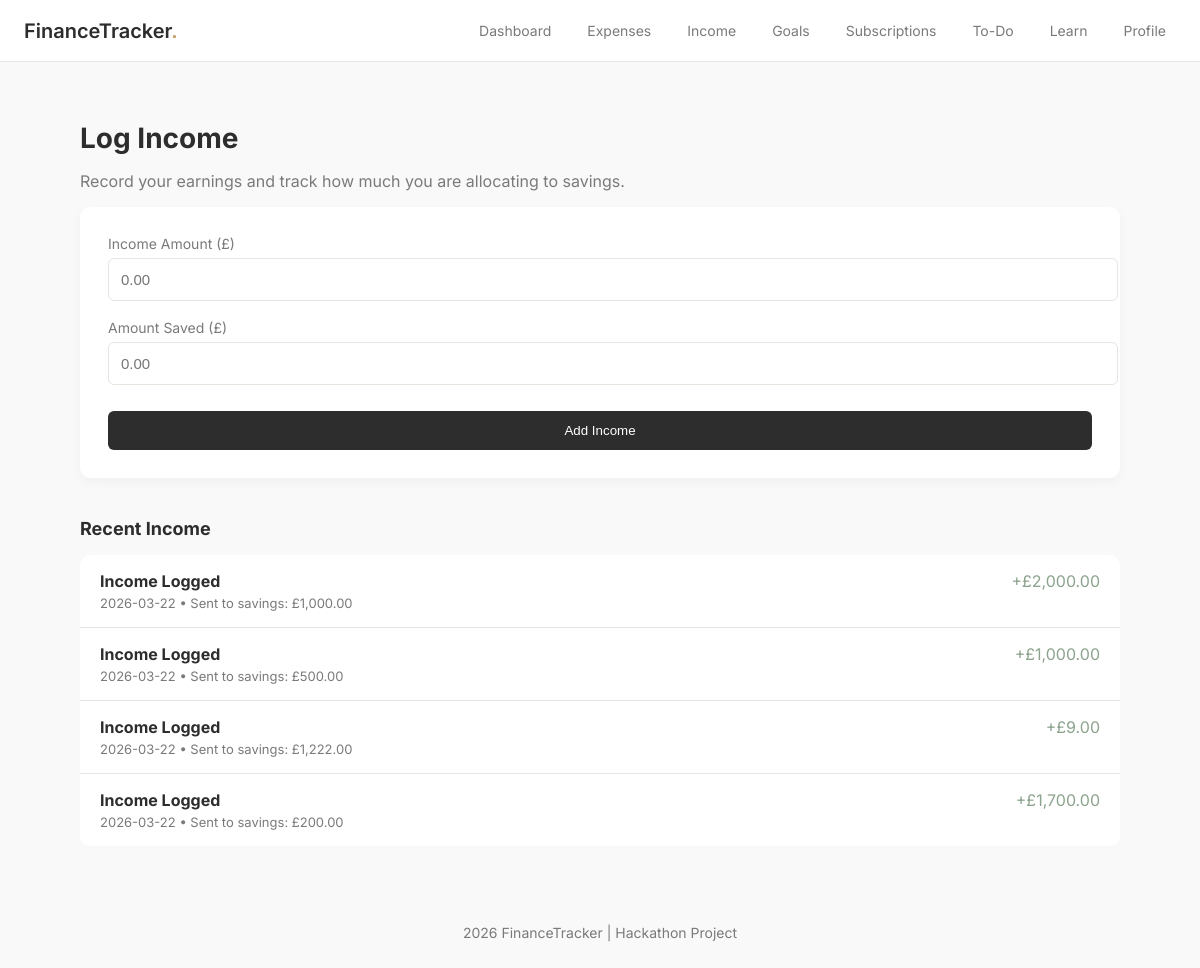
Page /income/oleksii on the earlier database version.
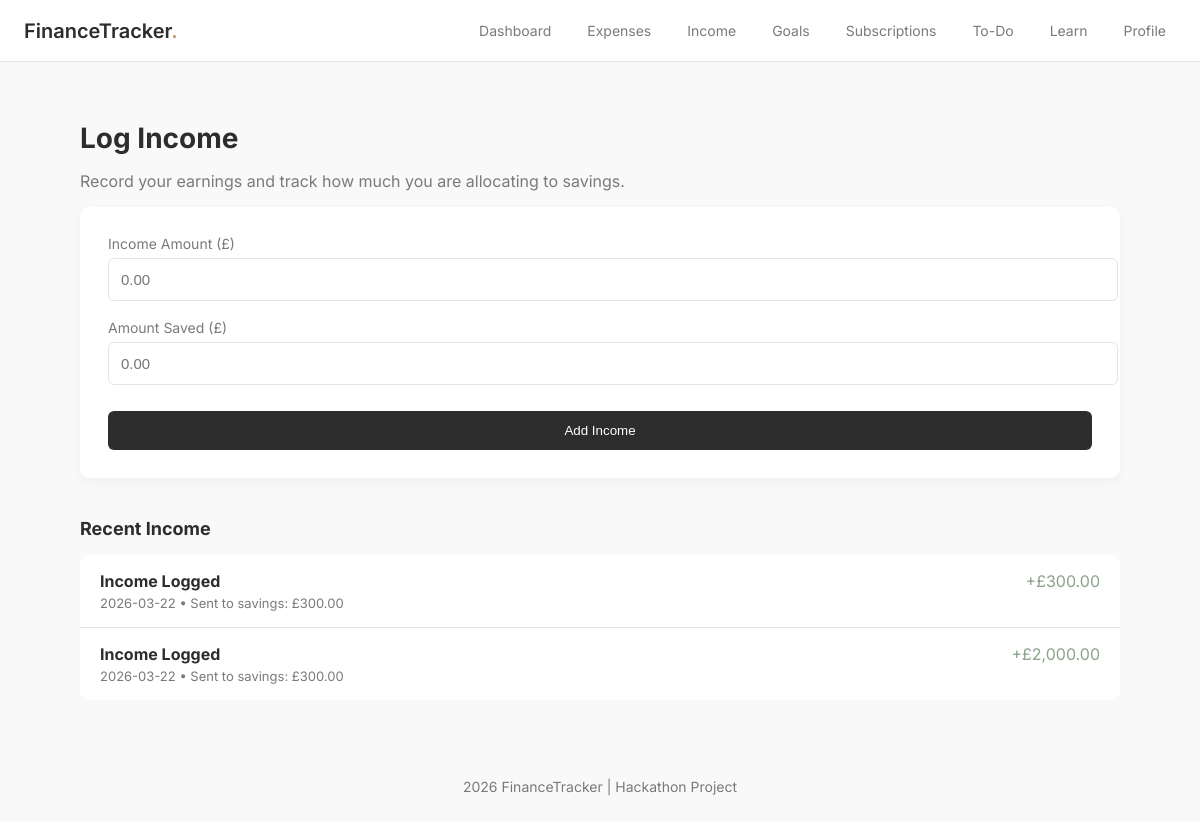
Same page on the later database version.
### tables this page shows
CREATE TABLE income (
        id INTEGER PRIMARY KEY AUTOINCREMENT,
        user_id INTEGER,
        amount REAL,
        saved REAL,
        date TEXT
    );

### app.py (the view, shortened to what this page needs)
@app.route("/income/<username>", methods=["GET", "POST"])
def income(username):
    user_id = get_user_id(username)
    if not user_id:
        return redirect(url_for("index"))
    conn = get_db()
    data = conn.execute(
        "SELECT * FROM income WHERE user_id=? ORDER BY date DESC",
        (user_id,)
    ).fetchall()
    conn.close()
    return render_template("income.html", data=data, username=username)

### app.py (called while the page is built)
def get_db():
    conn = sqlite3.connect(DB)
    conn.row_factory = sqlite3.Row
    return conn

def get_user_id(username):
    conn = get_db()
    user = conn.execute(
        "SELECT id FROM users WHERE username=?",
        (username,)
    ).fetchone()
    conn.close()
    return user["id"] if user else None

@app.context_processor
def inject_user():
    username = request.view_args.get("username") if request.view_args else None
    return dict(current_user=username)

### templates/income.html (shortened to what this page needs)
{% extends "layout.html" %}
{% block navbar %}
    {% include "navbar.html" %}
{% endblock %}
{% block content %}
<div class="container">
    <div class="dashboard-header">
        <h1>Log Income</h1>
        <p>Record your earnings and track how much you are allocating to savings.</p>
    </div>
    <div class="form-card" style="border-top-color: #8CA38D;">
        <form method="POST">
            <div class="form-group">
                <label>Income Amount (£)</label>
                <input type="number" step="0.01" name="amount" class="form-control" placeholder="0.00" required>
            </div>
            <div class="form-group">
                <label>Amount Saved (£)</label>
                <input type="number" step="0.01" name="saved" class="form-control" placeholder="0.00" required>
            </div>
            <button type="submit" class="btn-primary" style="width: 100%; margin-top: 8px;">Add Income</button>
        </form>
    </div>
    <h3 class="section-title">Recent Income</h3>
    <div class="transaction-list">
        {% if data %}
            {% for i in data %}
                <div class="transaction-item">
                    <div class="tx-details">
                        <h4>Income Logged</h4>
                        <p>{{ i.date[:10] }} • Sent to savings: £{{ "{:,.2f}".format(i.saved|float) }}</p>
                    </div>
                    <div class="tx-amount" style="color: #8CA38D;">
                        +£{{ "{:,.2f}".format(i.amount|float) }}
                    </div>
                </div>
            {% endfor %}
        {% else %}
            <div class="empty-state" style="padding: 32px; text-align: center; color: #7A7A7A;">
                No income logged yet. Time to get that bread!
            </div>
        {% endif %}
    </div>
</div>
{% endblock %}

### templates/layout.html (shortened to what this page needs)
<!DOCTYPE html>
<html lang="en">
<head>
    <link rel="stylesheet" href="{{ url_for('static', filename='css/style.css') }}">
</head>
<body>
    {% block navbar %}{% endblock %}
    <main>
        {% block content %}{% endblock %}
    </main>
    {% include "footer.html" %}
</body>
</html>

### templates/navbar.html
<nav class="navbar">
    <div class="nav-left">
        <h2>FinanceTracker</h2>
    </div>
    <div class="nav-right">
        <a href="{{ url_for('dashboard', username=current_user) }}">Dashboard</a>
        <a href="{{ url_for('expenses', username=current_user) }}">Expenses</a>
        <a href="{{ url_for('income', username=current_user) }}">Income</a>
        <a href="{{ url_for('goals', username=current_user) }}">Goals</a>
        <a href="{{ url_for('subscriptions', username=current_user) }}">Subscriptions</a>
        <a href="{{ url_for('todo', username=current_user) }}">To-Do</a>
        <a href="{{ url_for('learn', username=current_user) }}">Learn</a>
        <a href="{{ url_for('profile', username=current_user) }}">Profile</a>
    </div>
</nav>

### templates/footer.html
<footer class="footer">
    <p>2026 FinanceTracker | Hackathon Project</p>
</footer>

### static/css/style.css (style rules this page uses)
body { font-family: 'Inter', -apple-system, BlinkMacSystemFont, "Segoe UI", sans-serif; background-color: #F9F9F9; color: #2D2D2D; margin: 0; -webkit-font-smoothing: antialiased; }
.container { max-width: 1040px; margin: 0 auto; padding: 40px 24px; }
.navbar { display: flex; justify-content: space-between; align-items: center; background-color: #FFFFFF; padding: 16px 24px; border-bottom: 1px solid #E8E5E1; }
.nav-left h2 { font-size: 20px; font-weight: 600; margin: 0; }
.nav-left h2::after { content: '.'; color: #C29B62; }
.nav-right { display: flex; gap: 16px; }
.nav-right a { text-decoration: none; color: #7A7A7A; font-size: 14px; padding: 6px 10px; border-radius: 6px; transition: 0.2s; }
.dashboard-header h1 { font-size: 28px; margin-bottom: 8px; }
.dashboard-header p { color: #7A7A7A; }
.section-title { font-size: 18px; margin: 40px 0 16px; }
.form-card { background: white; padding: 28px; border-radius: 10px; box-shadow: 0 4px 12px rgba(0,0,0,0.04); margin-bottom: 40px; }
.form-group { margin-bottom: 18px; }
.form-group label { font-size: 14px; color: #7A7A7A; display: block; margin-bottom: 6px; }
.form-control { width: 100%; padding: 12px; border-radius: 6px; border: 1px solid #E8E5E1; font-size: 15px; }
.btn-primary { background: #2D2D2D; color: white; border: none; padding: 12px; border-radius: 6px; cursor: pointer; }
.transaction-list { background: white; border-radius: 10px; overflow: hidden; }
.transaction-item { display: flex; justify-content: space-between; padding: 16px 20px; border-bottom: 1px solid #E8E5E1; }
.transaction-item:last-child { border-bottom: none; }
.tx-details h4 { margin: 0; }
.tx-details p { margin: 4px 0 0; font-size: 13px; color: #7A7A7A; }
a { transition: all 0.2s ease; }
.footer { display: flex; justify-content: center; align-items: center; padding: 24px; color: #7A7A7A; font-size: 14px; text-align: center; }

Differences in the rows shown:
removed income: date "2026-03-22", saved "1,000.00", amount "2,000.00"
removed income: date "2026-03-22", saved "500.00", amount "1,000.00"
changed income (number 1 of 2 on the later page): saved "1,222.00" → "300.00"; amount "9.00" → "300.00"
changed income (number 2 of 2 on the later page): saved "200.00" → "300.00"; amount "1,700.00" → "2,000.00"
